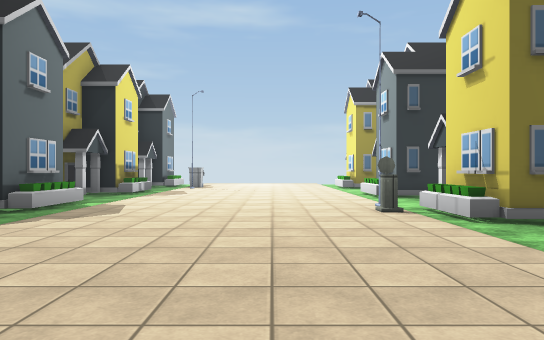
view 1 (above)

22 first-person views from a walk through a 3-D level made in the Unity game engine. The camera is 1.2 m above the floor, looks level and sees 70° across. The floor is counted in squares, 2 m on a side. Each view is taken from the middle of a square. On the plan, view 1 faces up. The plan holds only what a view shows up to about 11 squares ahead; the rest is blank. The place goes on beyond the plan. Some surface patterns are stand-ins.

view 2
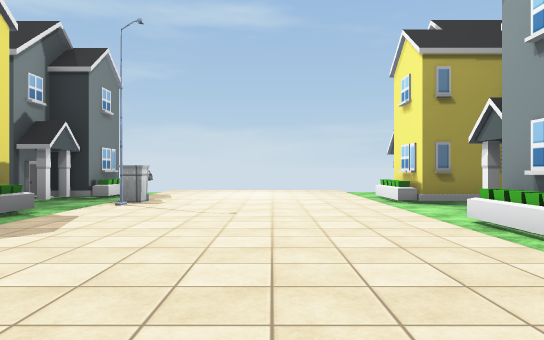

view 3
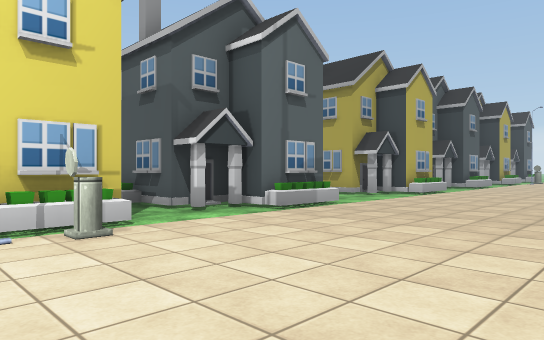

view 4
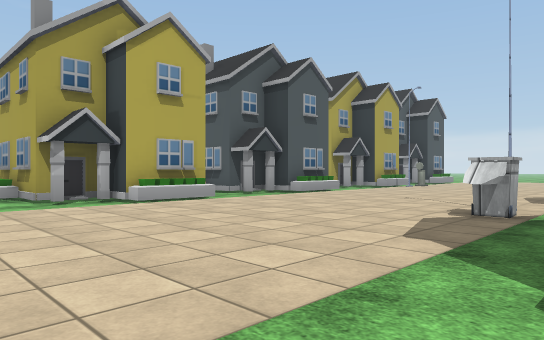

view 5
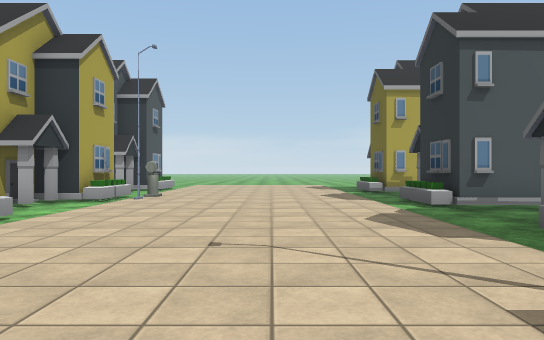

view 6
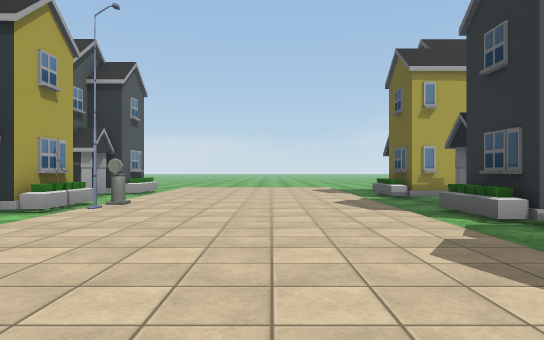

view 7
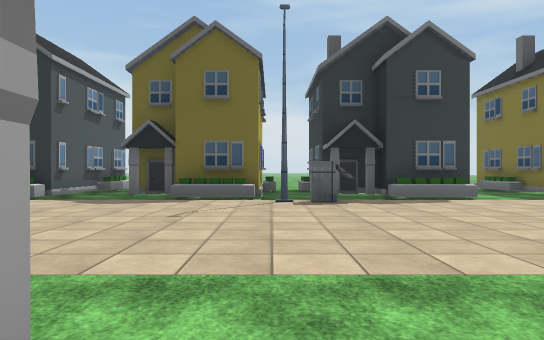

view 8
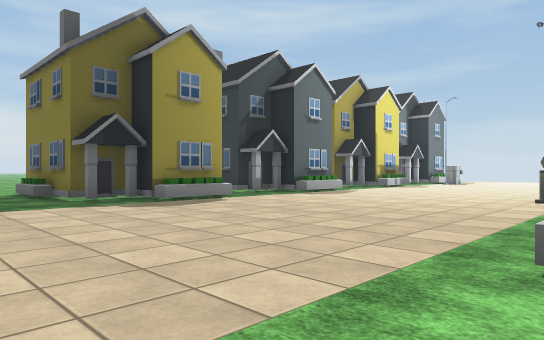

view 9
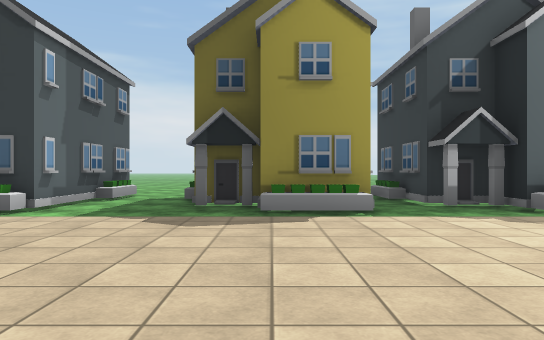

view 10
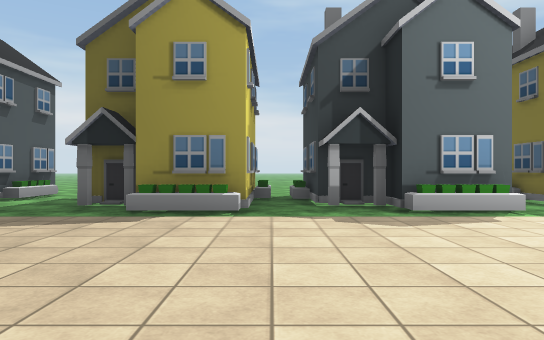

view 11
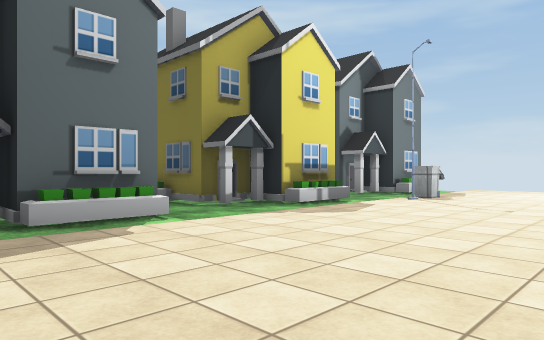

view 12
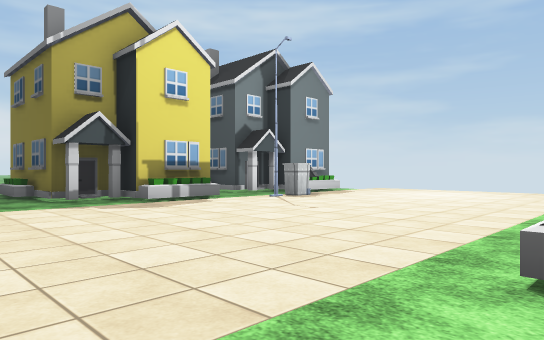

view 13
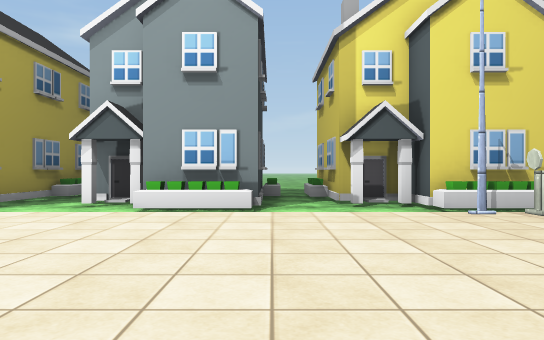

view 14
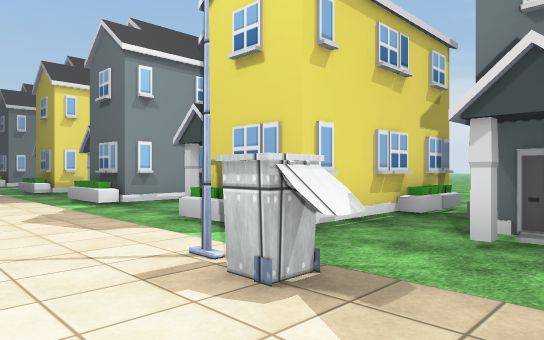

view 15
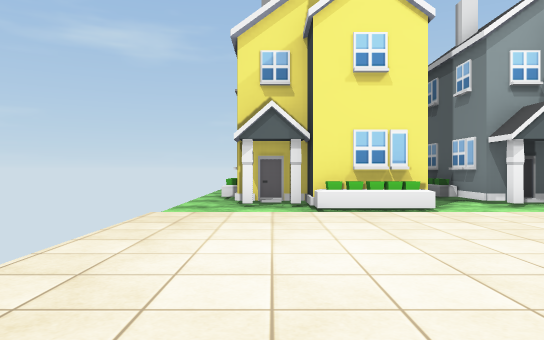

view 16
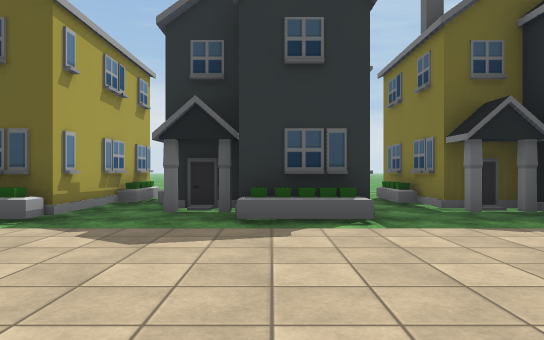

view 17
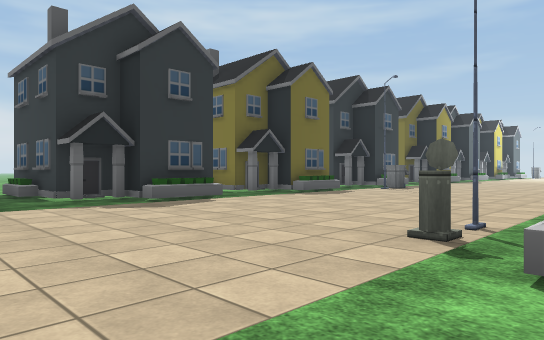

view 18
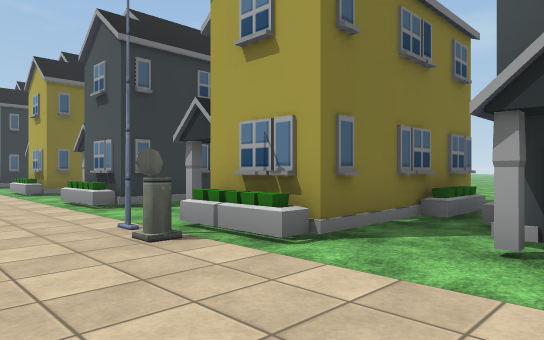

view 19
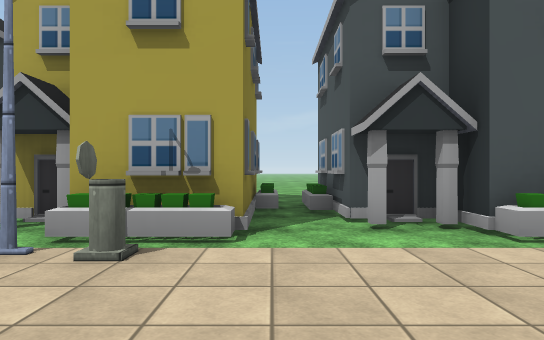

view 20
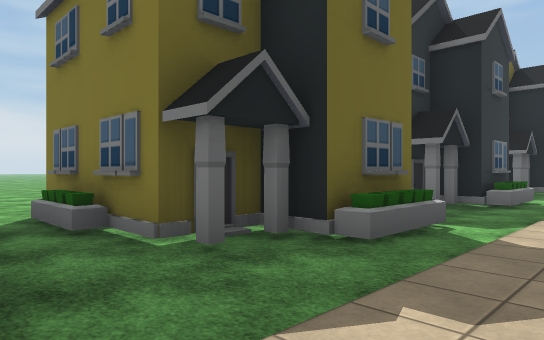

view 21
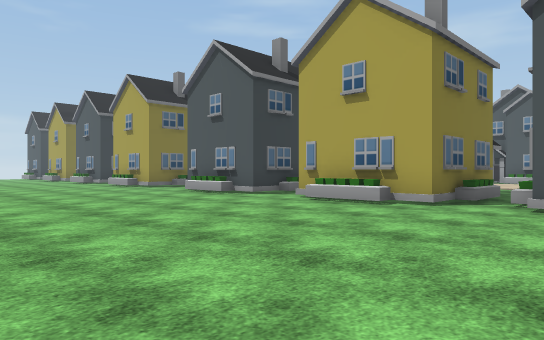

view 22
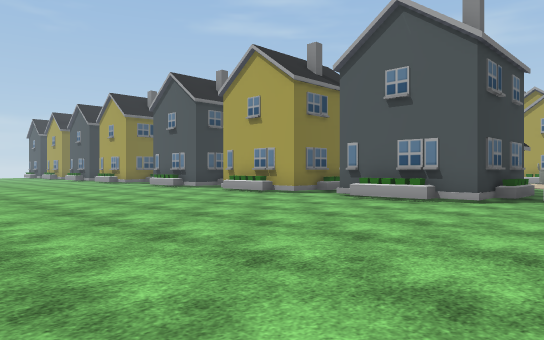

### Floor plan
Key: @ floor where view 1 was taken; # wall or solid block; . floor; / step, stairs or slope; H house; B bin; O other object.
Columns run from 16 left of view 1 to 10 right of it. Each row starts with its distance up from view 1.
 17              ........HH
 16             H.......#
 15            #H......##
 14           ##.......H###
 13         .....BO........
 12         ####H.......###
 11            #H......##
 10            #.......H#
  9         HHH......../#HHH
  8           H#........#HH#
  7            #H.......#
  6            #H....BOH
  5         ####.......#
  4        ..H...........HH
  3        H   #H.......###
  2            #H......##
  1         ####.......H
  0    ... .........@...
 -1    ..................
 -2    .....####H.......####
 -3    ....H#  #H......##
 -4   .....H#  #.......H#
 -5   ......HHH..B.....##
 -6   ......HHH#.O.......HH
 -7   .....H#  #H.......#
 -8  ......H#  #H......##
 -9  .......####.......H##
-10  ....................
-11  .......####H.......#
-12  ......H#  #H.....O##
-13 .......H#  #......BH     ..
-14 .........HH......../.HH....
-15 ........####H.......##H#...
-16 ....   H    H....../#

Where each view was taken, in squares from view 1:
view 1: 0 up, 0 right, facing up
view 2: 6 up, 0 right, facing up
view 3: 7 up, 2 left, facing down-right
view 4: 0 up, 4 left, facing down-right
view 5: 4 down, 1 left, facing down
view 6: 6 down, 1 left, facing down
view 7: 6 down, 4 right, facing left
view 8: 2 down, 3 right, facing up-left
view 9: 2 up, 2 right, facing left
view 10: 4 up, 2 right, facing left
view 11: 5 up, 1 right, facing up-left
view 12: 7 up, 3 right, facing up-left
view 13: 9 up, 3 left, facing right
view 14: 15 up, 1 left, facing down-left
view 15: 16 up, 3 left, facing right
view 16: 12 down, 1 right, facing left
view 17: 16 down, 3 right, facing up-left
view 18: 16 down, 0 right, facing up-right
view 19: 14 down, 1 left, facing right
view 20: 11 down, 2 left, facing up-left
view 21: 12 down, 15 left, facing up-right
view 22: 16 down, 16 left, facing up-right
